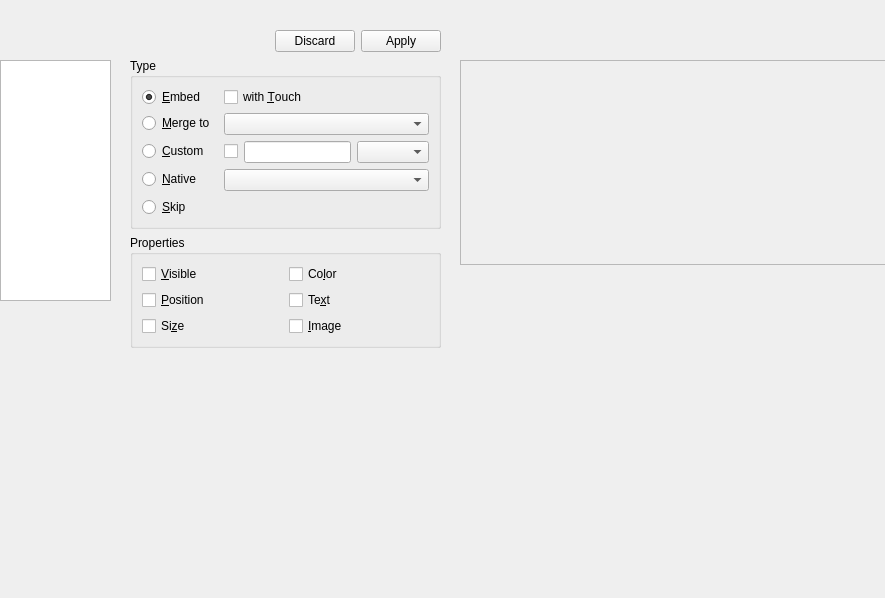
<?xml version="1.0" encoding="UTF-8"?>
<ui version="4.0">
 <class>PsdWidget</class>
 <widget class="QWidget" name="PsdWidget">
  <property name="geometry">
   <rect>
    <x>0</x>
    <y>0</y>
    <width>885</width>
    <height>598</height>
   </rect>
  </property>
  <widget class="QTreeView" name="treeView">
   <property name="geometry">
    <rect>
     <x>0</x>
     <y>60</y>
     <width>111</width>
     <height>241</height>
    </rect>
   </property>
   <property name="sizePolicy">
    <sizepolicy hsizetype="Preferred" vsizetype="Expanding">
     <horstretch>0</horstretch>
     <verstretch>0</verstretch>
    </sizepolicy>
   </property>
   <property name="selectionMode">
    <enum>QAbstractItemView::SelectionMode::ExtendedSelection</enum>
   </property>
  </widget>
  <widget class="QWidget" name="attributes" native="true">
   <property name="geometry">
    <rect>
     <x>130</x>
     <y>30</y>
     <width>311</width>
     <height>373</height>
    </rect>
   </property>
   <layout class="QVBoxLayout" name="verticalLayout">
    <item>
     <widget class="QDialogButtonBox" name="buttonBox">
      <property name="standardButtons">
       <set>QDialogButtonBox::StandardButton::Apply|QDialogButtonBox::StandardButton::Discard</set>
      </property>
     </widget>
    </item>
    <item>
     <widget class="QGroupBox" name="type">
      <property name="title">
       <string>Type</string>
      </property>
      <layout class="QFormLayout" name="formLayout">
       <item row="0" column="0">
        <widget class="QRadioButton" name="typeEmbed">
         <property name="text">
          <string>&amp;Embed</string>
         </property>
         <property name="checked">
          <bool>true</bool>
         </property>
        </widget>
       </item>
       <item row="0" column="1">
        <widget class="QCheckBox" name="embedWithTouch">
         <property name="text">
          <string>with &amp;Touch</string>
         </property>
        </widget>
       </item>
       <item row="1" column="0">
        <widget class="QRadioButton" name="typeMerge">
         <property name="text">
          <string>&amp;Merge to </string>
         </property>
        </widget>
       </item>
       <item row="1" column="1">
        <widget class="QComboBox" name="merge"/>
       </item>
       <item row="2" column="0">
        <widget class="QRadioButton" name="typeCustom">
         <property name="text">
          <string>&amp;Custom</string>
         </property>
        </widget>
       </item>
       <item row="2" column="1">
        <layout class="QHBoxLayout" name="horizontalLayout_2">
         <item>
          <widget class="QCheckBox" name="customEnabled">
           <property name="text">
            <string/>
           </property>
          </widget>
         </item>
         <item>
          <widget class="QLineEdit" name="custom"/>
         </item>
         <item>
          <widget class="QComboBox" name="customBase"/>
         </item>
        </layout>
       </item>
       <item row="3" column="0">
        <widget class="QRadioButton" name="typeNative">
         <property name="text">
          <string>&amp;Native</string>
         </property>
        </widget>
       </item>
       <item row="3" column="1">
        <widget class="QComboBox" name="nativeBase"/>
       </item>
       <item row="4" column="0">
        <widget class="QRadioButton" name="typeSkip">
         <property name="text">
          <string>&amp;Skip</string>
         </property>
        </widget>
       </item>
      </layout>
     </widget>
    </item>
    <item>
     <widget class="QGroupBox" name="properties">
      <property name="title">
       <string>Properties</string>
      </property>
      <layout class="QGridLayout" name="gridLayout">
       <item row="0" column="0">
        <widget class="QCheckBox" name="visible">
         <property name="text">
          <string>&amp;Visible</string>
         </property>
        </widget>
       </item>
       <item row="0" column="1">
        <widget class="QCheckBox" name="color">
         <property name="text">
          <string>Co&amp;lor</string>
         </property>
        </widget>
       </item>
       <item row="1" column="0">
        <widget class="QCheckBox" name="position">
         <property name="text">
          <string>&amp;Position</string>
         </property>
        </widget>
       </item>
       <item row="1" column="1">
        <widget class="QCheckBox" name="text">
         <property name="text">
          <string>Te&amp;xt</string>
         </property>
        </widget>
       </item>
       <item row="2" column="0">
        <widget class="QCheckBox" name="size">
         <property name="text">
          <string>Si&amp;ze</string>
         </property>
        </widget>
       </item>
       <item row="2" column="1">
        <widget class="QCheckBox" name="image">
         <property name="text">
          <string>&amp;Image</string>
         </property>
        </widget>
       </item>
      </layout>
     </widget>
    </item>
    <item>
     <spacer name="verticalSpacer">
      <property name="orientation">
       <enum>Qt::Orientation::Vertical</enum>
      </property>
      <property name="sizeHint" stdset="0">
       <size>
        <width>20</width>
        <height>18</height>
       </size>
      </property>
     </spacer>
    </item>
   </layout>
  </widget>
  <widget class="QScrollArea" name="scrollArea">
   <property name="geometry">
    <rect>
     <x>460</x>
     <y>60</y>
     <width>568</width>
     <height>205</height>
    </rect>
   </property>
   <property name="widgetResizable">
    <bool>false</bool>
   </property>
   <widget class="QPsdView" name="psdView">
    <property name="geometry">
     <rect>
      <x>0</x>
      <y>0</y>
      <width>125</width>
      <height>205</height>
     </rect>
    </property>
   </widget>
  </widget>
 </widget>
 <customwidgets>
  <customwidget>
   <class>QPsdView</class>
   <extends>QWidget</extends>
   <header>qpsdview.h</header>
   <container>1</container>
  </customwidget>
 </customwidgets>
 <resources/>
 <connections/>
</ui>
